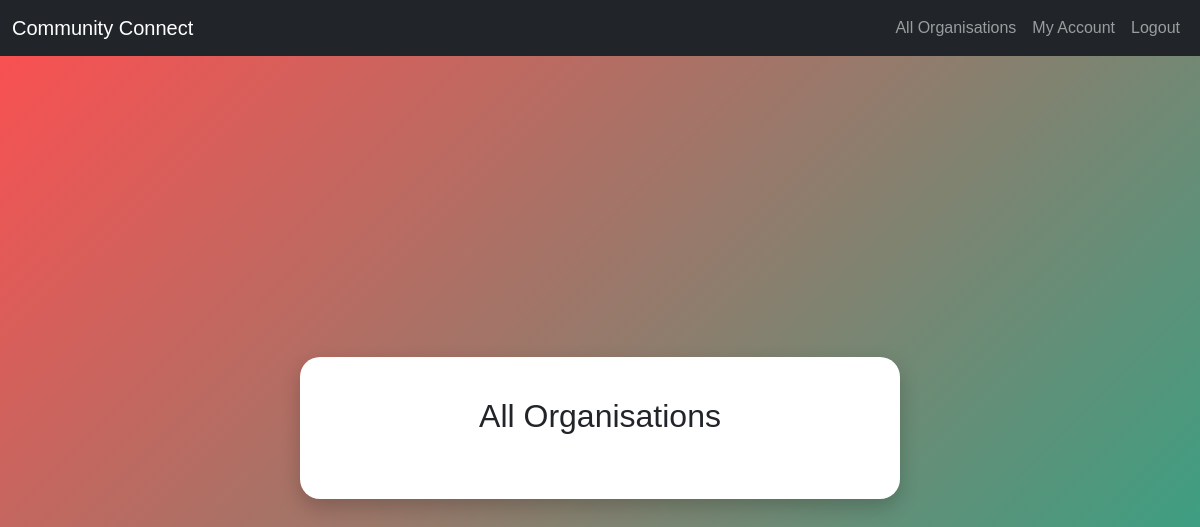
Before: /organisations (signed in) with the older database file.
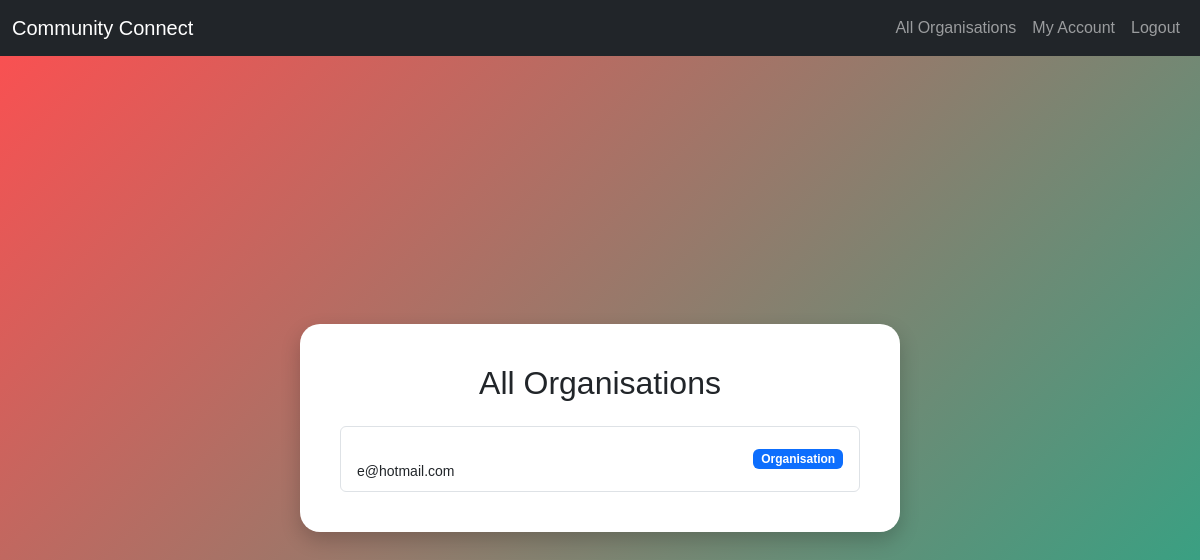
After: the same page with the newer database file.
### tables this page shows
CREATE TABLE user (
            user_id INTEGER PRIMARY KEY AUTOINCREMENT,
            email TEXT NOT NULL UNIQUE,
            password_hash TEXT NOT NULL,
            phone_number TEXT,
            role TEXT NOT NULL,
            created_at TIMESTAMP DEFAULT CURRENT_TIMESTAMP
        );

### app.py (the view)
@app.route("/organisations")
def all_organisations():
    if session.get("role") != "volunteer":
        flash("Access denied.")
        return redirect(url_for("index"))
    with get_db() as conn:
        organisations = conn.execute("SELECT * FROM user WHERE role='organisation'").fetchall()
    return render_template("organisations.html", organisations=organisations)

### app.py (called while the page is built)
def get_db():
    conn = sqlite3.connect(db_path) # Create connection between database and flask
    conn.row_factory = sqlite3.Row # Allows fetching rows as dictionaries
    return conn

### templates/organisations.html (shortened to what this page needs)
{% extends "layout.html" %}
{% block content %}
<div class="bubble-container">
    <div class="bubble">
        <h2 class="text-center mb-4">All Organisations</h2>
        <ul class="list-group">
            {% for o in organisations %}
                <li class="list-group-item d-flex justify-content-between align-items-center">
                    <div>
                        <br><small>{{ o.email }}</small>
                    </div>
                    <span class="badge bg-primary">{{ o.role|capitalize }}</span>
                </li>
            {% endfor %}
        </ul>
    </div>
</div>
{% endblock %}

### templates/layout.html (shortened to what this page needs)
<!DOCTYPE html>
<html lang="en">
<head>
    <link rel="stylesheet" href="https://cdn.jsdelivr.net/npm/bootstrap@5.3.0/dist/css/bootstrap.min.css">
</head>
<body>
    <nav class="navbar navbar-expand-lg navbar-dark bg-dark">
    <div class="container-fluid">
        <a class="navbar-brand" href="{{ url_for('index') }}">Community Connect</a>
        <div class="collapse navbar-collapse">
        <ul class="navbar-nav ms-auto">
            {% if not session.get('user_id') %}
            <li class="nav-item"><a class="nav-link" href="{{ url_for('register') }}">Sign Up</a></li>
            <li class="nav-item"><a class="nav-link" href="{{ url_for('login') }}">Login</a></li>
            {% else %}
            {% if session.get('role') == 'organisation' %}
                <li class="nav-item"><a class="nav-link" href="{{ url_for('all_volunteers') }}">All Volunteers</a></li>
            {% elif session.get('role') == 'volunteer' %}
                <li class="nav-item"><a class="nav-link" href="{{ url_for('all_organisations') }}">All Organisations</a></li>
            {% endif %}
            <li class="nav-item"><a class="nav-link" href="{{ url_for('my_account') }}">My Account</a></li>
            <li class="nav-item"><a class="nav-link" href="{{ url_for('logout') }}">Logout</a></li>
            {% endif %}
        </ul>
        </div>
    </div>
    </nav>
    {% block content %}{% endblock %}
</body>
</html>

### templates/layout.html (style rules this page uses)
body { background: linear-gradient(135deg, #00c6ff, #0072ff, #00ff88); min-height: 100vh; margin: 0; font-family: Arial, sans-serif; }
.bubble-container { min-height: calc(100vh - 56px); display: flex; justify-content: center; align-items: center; padding: 20px; }
.bubble { background: white; border-radius: 20px; padding: 40px; box-shadow: 0px 8px 20px rgba(0, 0, 0, 0.2); max-width: 600px; width: 100%; }

### templates/organisations.html (style rules this page uses)
body { background: linear-gradient(135deg, #ff4e50, #1fab89); min-height: 100vh; }

Changed rows visible on the page:
added user: email "e@hotmail.com", role "Organisation"
